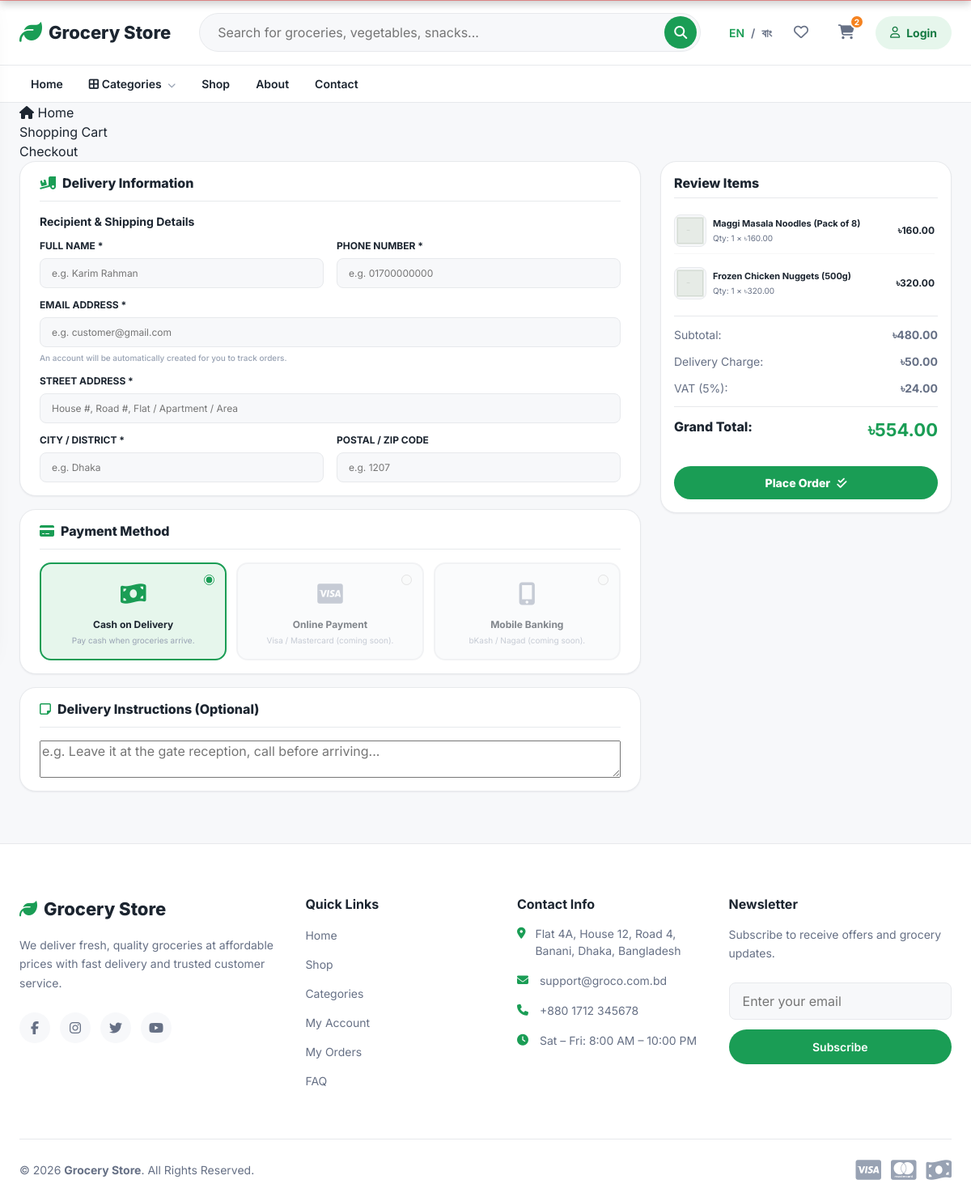
The page /checkout.php on the database its author committed.
### tables this page shows
CREATE TABLE `cart_items` (
  `id` int(11) NOT NULL,
  `cart_id` int(11) NOT NULL,
  `product_id` int(11) NOT NULL,
  `quantity` int(11) NOT NULL DEFAULT 1,
  `price` decimal(10,2) NOT NULL,
  `created_at` timestamp NOT NULL DEFAULT current_timestamp(),
  `updated_at` timestamp NOT NULL DEFAULT current_timestamp() ON UPDATE current_timestamp()
);

CREATE TABLE `products` (
  `id` int(11) NOT NULL,
  `category_id` int(11) NOT NULL,
  `brand_id` int(11) DEFAULT NULL,
  `name` varchar(255) NOT NULL,
  `slug` varchar(255) NOT NULL,
  `description` text DEFAULT NULL,
  `short_description` varchar(500) DEFAULT NULL,
  `sku` varchar(50) NOT NULL,
  `barcode` varchar(100) DEFAULT NULL,
  `price` decimal(10,2) NOT NULL,
  `cost_price` decimal(10,2) DEFAULT NULL,
  `discount_price` decimal(10,2) DEFAULT NULL,
  `unit` varchar(50) DEFAULT 'pcs',
  `stock` int(11) DEFAULT 0,
  `min_stock` int(11) DEFAULT 5,
  `weight` decimal(8,2) DEFAULT NULL,
  `thumbnail` varchar(255) DEFAULT NULL,
  `is_featured` tinyint(1) DEFAULT 0,
  `is_trending` tinyint(1) DEFAULT 0,
  `is_flash_sale` tinyint(1) DEFAULT 0,
  `is_active` tinyint(1) DEFAULT 1,
  `status` varchar(50) DEFAULT 'Published',
  `avg_rating` decimal(3,2) DEFAULT 0.00,
  `review_count` int(11) DEFAULT 0,
  `meta_title` varchar(255) DEFAULT NULL,
  `meta_description` text DEFAULT NULL,
  `created_at` timestamp NOT NULL DEFAULT current_timestamp(),
  `updated_at` timestamp NOT NULL DEFAULT current_timestamp() ON UPDATE current_timestamp(),
  `deleted_at` timestamp NULL DEFAULT NULL
);

### public/includes/helpers.php (called while the page is built, shortened)
<?php
function e(?string $value): string
{
    return htmlspecialchars($value ?? '', ENT_QUOTES, 'UTF-8');
}
function image_url(?string $path, string $placeholderCategory = 'ui'): string
{
    if (!empty($path)) {
        $folder = $placeholderCategory;
        $filePath = PUBLIC_PATH . '/uploads/' . $folder . '/' . ltrim($path, '/');
        $filePath = PUBLIC_PATH . '/assets/images/' . ltrim($path, '/');
    }
    $fallbackPath = 'assets/images/' . $placeholderCategory . '/placeholder.png';
    $filePath = PUBLIC_PATH . '/' . $fallbackPath;
    $mtime = file_exists($filePath) ? filemtime($filePath) : time();
    return BASE_URL . '/' . $fallbackPath . '?v=' . $mtime;
}
function url_for(string $page): string
{
    return BASE_URL . '/' . ltrim($page, '/');
}

### public/includes/auth.php (called while the page is built, shortened)
<?php
function is_logged_in(): bool
{
    return !empty($_SESSION['user_id']);
}

### public/dbconnect.php (called while the page is built, shortened)
<?php
final class Database
{
    private static ?PDO $instance = null;
    public static function getConnection(): PDO
    {
        if (self::$instance === null) {
            $dsn = 'mysql:host=' . DB_HOST . ';dbname=' . DB_NAME . ';charset=' . DB_CHARSET;
            $options = [
                PDO::ATTR_ERRMODE            => PDO::ERRMODE_EXCEPTION,
                PDO::ATTR_DEFAULT_FETCH_MODE => PDO::FETCH_ASSOC,
                PDO::ATTR_EMULATE_PREPARES   => false,
            ];
            try {
                self::$instance = new PDO($dsn, DB_USER, DB_PASS, $options);
                self::$instance->exec("SET time_zone = '+06:00'");
            } catch (PDOException $e) {
                error_log('[DB CONNECTION ERROR] ' . $e->getMessage());
                if (APP_DEBUG) {
                    die('Database connection failed: ' . htmlspecialchars($e->getMessage(), ENT_QUOTES, 'UTF-8'));
                }
                http_response_code(500);
                die('Something went wrong. Please try again later.');
            }
        }
        return self::$instance;
    }
}
function db(): PDO
{
    return Database::getConnection();
}
require_once PUBLIC_PATH . '/includes/functions.php';
require_once PUBLIC_PATH . '/includes/helpers.php';
require_once PUBLIC_PATH . '/includes/auth.php';

### public/includes/functions.php (called while the page is built, shortened)
<?php
function get_setting(string $key, ?string $default = null): ?string
{
    static $cache = [];
    if (array_key_exists($key, $cache)) {
        return $cache[$key];
    }
    try {
        $stmt = db()->prepare('SELECT `value` FROM settings WHERE key_name = :key LIMIT 1');
        $stmt->execute(['key' => $key]);
        $value = $stmt->fetchColumn();
        $cache[$key] = ($value !== false) ? (string) $value : $default;
    } catch (PDOException $e) {
        error_log('[get_setting] ' . $e->getMessage());
        $cache[$key] = $default;
    }
    return $cache[$key];
}
function site_name(): string
{
    return get_setting('site_name', DEFAULT_SITE_NAME);
}
function currency_symbol(): string
{
    $code = get_setting('currency', 'BDT');
    $map = [
        'BDT' => '৳',
        'USD' => '$',
        'EUR' => '€',
        'GBP' => '£',
        'INR' => '₹',
    ];
    return $map[$code] ?? $code . ' ';
}
function format_price(float|string $amount): string
{
    return currency_symbol() . number_format((float) $amount, 2);
}
function default_delivery_charge(): float
{
    return (float) get_setting('delivery_charge', '0');
}

### public/checkout.php (the view, shortened to what this page needs)
<?php
require_once __DIR__ . '/dbconnect.php';
$pdo = db();
$cartId = current_cart_id();
try {
    $stmt = $pdo->prepare('
        SELECT ci.product_id, ci.quantity, ci.price,
               p.name, p.slug, p.thumbnail, p.stock, p.unit
        FROM cart_items ci
        JOIN products p ON p.id = ci.product_id
        WHERE ci.cart_id = :cart_id
    ');
    $stmt->execute(['cart_id' => $cartId]);
    $cartItems = $stmt->fetchAll();
    $subtotal = 0.0;
    foreach ($cartItems as $item) {
        $subtotal += ((float) $item['price']) * ((int) $item['quantity']);
    }
    $discountAmount = 0.0;
    $deliveryCharge = default_delivery_charge();
    $vatAmount = max(0.0, $subtotal - $discountAmount) * 0.05;
    $grandTotal = max(0.0, ($subtotal - $discountAmount) + $deliveryCharge + $vatAmount);
    $savedAddresses = [];
} catch (PDOException $e) {
    error_log('[checkout.php] Error: ' . $e->getMessage());
    if (APP_DEBUG) {
        die('Checkout Database Error: ' . htmlspecialchars($e->getMessage()));
    }
}
$pageTitle = 'Secure Checkout — ' . site_name();
require_once __DIR__ . '/header.php';
?>
<?php include PUBLIC_PATH . '/components/breadcrumb.php'; ?>
<div class="container">
    <form id="checkoutForm" method="post" action="<?= url_for('process_checkout.php') ?>">
        <div class="checkout-layout">
            <main class="checkout-main-panel">
                <section class="checkout-card">
                    <h2 class="checkout-card-title"><i class="fas fa-truck-ramp-box"></i> Delivery Information</h2>
                    <div class="new-address-form-box" id="newAddressFormBox" style="display: <?= (is_logged_in() && !empty($savedAddresses)) ? 'none' : 'block' ?>;">
                        <h3 class="checkout-sub-title" style="margin-top:0;">Recipient &amp; Shipping Details</h3>
                        <div class="checkout-form-grid">
                            <div class="form-field-group">
                                <label for="recipient_name">Full Name *</label>
                                <input type="text" id="recipient_name" name="recipient_name" placeholder="e.g. Karim Rahman" <?= (is_logged_in() && !empty($savedAddresses)) ? '' : 'required' ?>>
                            </div>
                            <div class="form-field-group">
                                <label for="phone">Phone Number *</label>
                                <input type="tel" id="phone" name="phone" placeholder="e.g. 01700000000" <?= (is_logged_in() && !empty($savedAddresses)) ? '' : 'required' ?>>
                            </div>
                            <?php if (!is_logged_in()): ?>
                                <div class="form-field-group col-span-2">
                                    <label for="email">Email Address *</label>
                                    <input type="email" id="email" name="email" placeholder="e.g. customer@gmail.com" required>
                                    <span class="field-help-text">An account will be automatically created for you to track orders.</span>
                                </div>
                            <?php endif; ?>
                            <div class="form-field-group col-span-2">
                                <label for="address_line1">Street Address *</label>
                                <input type="text" id="address_line1" name="address_line1" placeholder="House #, Road #, Flat / Apartment / Area" <?= (is_logged_in() && !empty($savedAddresses)) ? '' : 'required' ?>>
                            </div>
                            <div class="form-field-group">
                                <label for="city">City / District *</label>
                                <input type="text" id="city" name="city" placeholder="e.g. Dhaka" <?= (is_logged_in() && !empty($savedAddresses)) ? '' : 'required' ?>>
                            </div>
                            <div class="form-field-group">
                                <label for="postal_code">Postal / Zip Code</label>
                                <input type="text" id="postal_code" name="postal_code" placeholder="e.g. 1207">
                            </div>
                        </div>
                    </div>
                </section>
                <section class="checkout-card">
                    <h2 class="checkout-card-title"><i class="fas fa-credit-card"></i> Payment Method</h2>
                    <div class="payment-methods-grid">
                        <label class="payment-card selected">
                            <input type="radio" name="payment_method" value="cod" checked>
                            <div class="payment-card-content">
                                <div class="payment-icon"><i class="fas fa-money-bill-wave"></i></div>
                                <div class="payment-name">Cash on Delivery</div>
                                <div class="payment-desc">Pay cash when groceries arrive.</div>
                            </div>
                        </label>
                        <label class="payment-card disabled" title="Card payments are coming soon.">
                            <input type="radio" name="payment_method" value="card" disabled>
                            <div class="payment-card-content">
                                <div class="payment-icon"><i class="fab fa-cc-visa"></i></div>
                                <div class="payment-name">Online Payment</div>
                                <div class="payment-desc">Visa / Mastercard (coming soon).</div>
                            </div>
                        </label>
                        <label class="payment-card disabled" title="Mobile banking is coming soon.">
                            <input type="radio" name="payment_method" value="mobile_banking" disabled>
                            <div class="payment-card-content">
                                <div class="payment-icon"><i class="fas fa-mobile-screen-button"></i></div>
                                <div class="payment-name">Mobile Banking</div>
                                <div class="payment-desc">bKash / Nagad (coming soon).</div>
                            </div>
                        </label>
                    </div>
                </section>
                <section class="checkout-card">
                    <h2 class="checkout-card-title"><i class="far fa-note-sticky"></i> Delivery Instructions (Optional)</h2>
                    <div class="form-field-group col-span-2">
                        <textarea name="note" class="review-form-textarea" style="margin-bottom:0;" placeholder="e.g. Leave it at the gate reception, call before arriving..." aria-label="Delivery Note"></textarea>
                    </div>
                </section>
            </main>
            <aside class="summary-panel">
                <h3 class="summary-title" style="margin-bottom: var(--space-3);">Review Items</h3>
                <div class="checkout-items-preview">
                    <?php foreach ($cartItems as $item):
                        $price = (float) $item['price'];
                        $qty = (int) $item['quantity'];
                        $img = image_url($item['thumbnail'], 'products');
                    ?>
                        <div class="checkout-item-preview-row">
                            <div class="checkout-item-preview-img">
                                <img src="<?= e($img) ?>" alt="<?= e($item['name']) ?>">
                            </div>
                            <div class="checkout-item-preview-details">
                                <div class="checkout-item-preview-name"><?= e($item['name']) ?></div>
                                <div class="checkout-item-preview-meta">Qty: <?= $qty ?> &times; <?= format_price($price) ?></div>
                            </div>
                            <div class="checkout-item-preview-total"><?= format_price($price * $qty) ?></div>
                        </div>
                    <?php endforeach; ?>
                </div>
                <div class="summary-row" style="border-top: 1px solid var(--color-border); padding-top: var(--space-3);">
                    <span>Subtotal:</span>
                    <strong><?= format_price($subtotal) ?></strong>
                </div>
                <div class="summary-row">
                    <span>Delivery Charge:</span>
                    <strong><?= format_price($deliveryCharge) ?></strong>
                </div>
                <div class="summary-row">
                    <span>VAT (5%):</span>
                    <strong><?= format_price($vatAmount) ?></strong>
                </div>
                <div class="summary-row total-row">
                    <span>Grand Total:</span>
                    <strong class="grand-total-val"><?= format_price($grandTotal) ?></strong>
                </div>
                <button type="submit" class="btn btn-primary btn-checkout-proceed" id="btnPlaceOrder" style="margin-top: var(--space-4);">Place Order <i class="fas fa-check-double"></i></button>
            </aside>
        </div>
    </form>
</div>
<?php
require_once __DIR__ . '/footer.php';
?>

### rows shown on the page
cart_items: product.name "Maggi Masala Noodles (Pack of 8)", quantity "1", price "৳160.00", format_price($price * $qty) "৳160.00"
cart_items: product.name "Frozen Chicken Nuggets (500g)", quantity "1", price "৳320.00", format_price($price * $qty) "৳320.00"

### other values the page prints
site_name() "Grocery Store"
$__cart_count "2"
t('login') "Login"
t('home') "Home"
t('categories') "Categories"
t('shop') "Shop"
t('about') "About"
t('contact') "Contact"
$title "Shopping Cart"
$title "Checkout"
format_price($subtotal) "৳480.00"
format_price($deliveryCharge) "৳50.00"
format_price($vatAmount) "৳24.00"
format_price($grandTotal) "৳554.00"
t('about_text') "We deliver fresh, quality groceries at affordable prices with fast delivery and trusted customer service."
